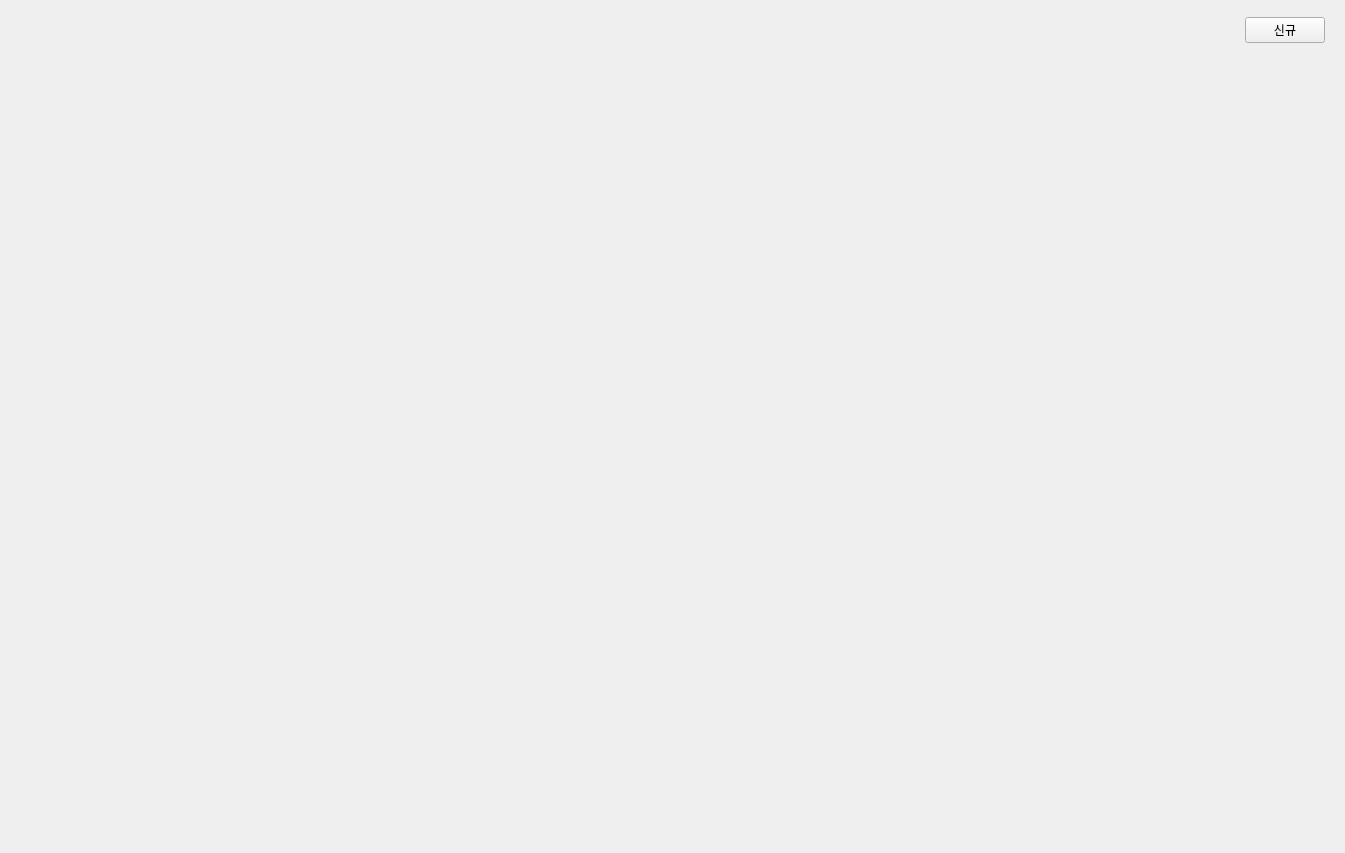
<?xml version="1.0" encoding="UTF-8"?>
<ui version="4.0">
 <class>Form</class>
 <widget class="QWidget" name="Form">
  <property name="geometry">
   <rect>
    <x>0</x>
    <y>0</y>
    <width>1345</width>
    <height>853</height>
   </rect>
  </property>
  <property name="windowTitle">
   <string>Form</string>
  </property>
  <layout class="QVBoxLayout" name="vLayout_main">
   <item>
    <widget class="Wid_Search_for_망관리" name="Wid_Search_for" native="true">
     <property name="sizePolicy">
      <sizepolicy hsizetype="Preferred" vsizetype="Fixed">
       <horstretch>0</horstretch>
       <verstretch>0</verstretch>
      </sizepolicy>
     </property>
    </widget>
   </item>
   <item>
    <widget class="QFrame" name="frame">
     <property name="sizePolicy">
      <sizepolicy hsizetype="Preferred" vsizetype="Fixed">
       <horstretch>0</horstretch>
       <verstretch>0</verstretch>
      </sizepolicy>
     </property>
     <property name="frameShape">
      <enum>QFrame::NoFrame</enum>
     </property>
     <property name="frameShadow">
      <enum>QFrame::Raised</enum>
     </property>
     <layout class="QHBoxLayout" name="horizontalLayout">
      <property name="topMargin">
       <number>0</number>
      </property>
      <property name="bottomMargin">
       <number>0</number>
      </property>
      <item>
       <spacer name="horizontalSpacer">
        <property name="orientation">
         <enum>Qt::Horizontal</enum>
        </property>
        <property name="sizeHint" stdset="0">
         <size>
          <width>1220</width>
          <height>20</height>
         </size>
        </property>
       </spacer>
      </item>
      <item>
       <widget class="생산지시서_종류_Selector" name="wid_Jongru" native="true">
        <property name="sizePolicy">
         <sizepolicy hsizetype="Preferred" vsizetype="Fixed">
          <horstretch>0</horstretch>
          <verstretch>0</verstretch>
         </sizepolicy>
        </property>
       </widget>
      </item>
      <item>
       <widget class="QPushButton" name="PB_New">
        <property name="text">
         <string>신규</string>
        </property>
       </widget>
      </item>
     </layout>
    </widget>
   </item>
   <item>
    <widget class="Wid_Table_for__망관리_관리" name="Wid_Table" native="true"/>
   </item>
  </layout>
 </widget>
 <customwidgets>
  <customwidget>
   <class>생산지시서_종류_Selector</class>
   <extends>QWidget</extends>
   <header>modules.PyQt.component.radio_btns_group</header>
   <container>1</container>
  </customwidget>
  <customwidget>
   <class>Wid_Table_for__망관리_관리</class>
   <extends>QWidget</extends>
   <header>modules.PyQt.Tabs.망관리.Table.망관리_관리_Wid_Table</header>
   <container>1</container>
  </customwidget>
  <customwidget>
   <class>Wid_Search_for_망관리</class>
   <extends>QWidget</extends>
   <header>modules.PyQt.component.search.Wid_search_for</header>
   <container>1</container>
  </customwidget>
 </customwidgets>
 <resources/>
 <connections/>
</ui>
